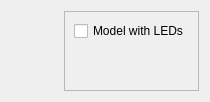
              <widget class="QWidget" name="page_8">
               <layout class="QHBoxLayout" name="horizontalLayout_24">
                <item>
                 <layout class="QHBoxLayout" name="horizontalLayout_9">
                  <item>
                   <widget class="QLabel" name="label_49">
                    <property name="sizePolicy">
                     <sizepolicy hsizetype="Preferred" vsizetype="Preferred">
                      <horstretch>0</horstretch>
                      <verstretch>0</verstretch>
                     </sizepolicy>
                    </property>
                    <property name="text">
                     <string/>
                    </property>
                   </widget>
                  </item>
                  <item>
                   <spacer name="horizontalSpacer_14">
                    <property name="orientation">
                     <enum>Qt::Horizontal</enum>
                    </property>
                    <property name="sizeHint" stdset="0">
                     <size>
                      <width>40</width>
                      <height>20</height>
                     </size>
                    </property>
                   </spacer>
                  </item>
                  <item>
                   <widget class="QFrame" name="frame_6">
                    <property name="frameShape">
                     <enum>QFrame::StyledPanel</enum>
                    </property>
                    <property name="frameShadow">
                     <enum>QFrame::Raised</enum>
                    </property>
                    <layout class="QVBoxLayout" name="verticalLayout_20">
                     <item>
                      <widget class="QCheckBox" name="SinglePtLeds">
                       <property name="text">
                        <string>Model with LEDs</string>
                       </property>
                      </widget>
                     </item>
                     <item>
                      <spacer name="verticalSpacer_14">
                       <property name="orientation">
                        <enum>Qt::Vertical</enum>
                       </property>
                       <property name="sizeHint" stdset="0">
                        <size>
                         <width>20</width>
                         <height>40</height>
                        </size>
                       </property>
                      </spacer>
                     </item>
                    </layout>
                   </widget>
                  </item>
                 </layout>
                </item>
               </layout>
              </widget>
